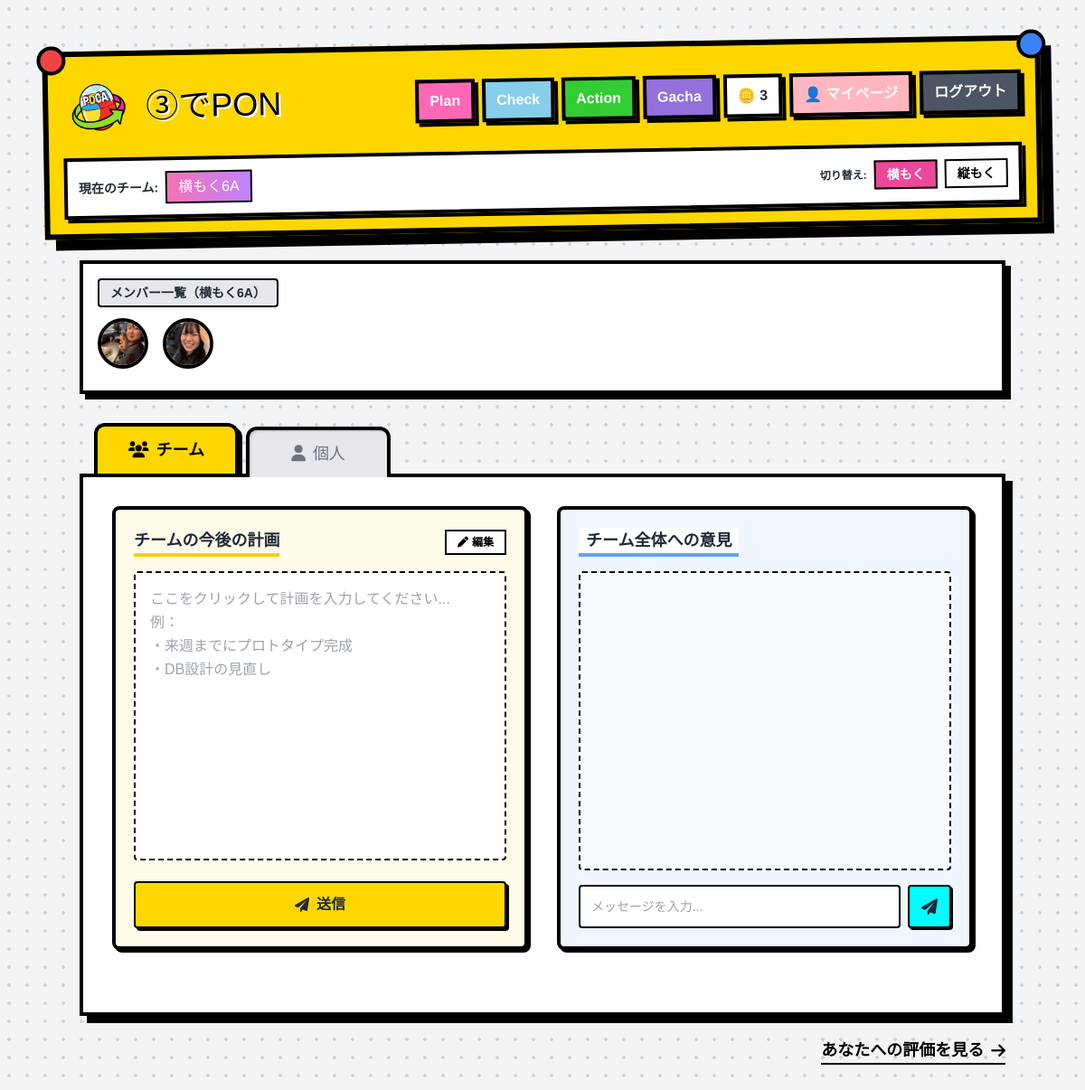
The app's page /check/check.php (signed in) with its own data.
### tables this page shows
CREATE TABLE users (
    id INT PRIMARY KEY AUTO_INCREMENT,
    email VARCHAR(255) NOT NULL UNIQUE,
    password VARCHAR(255) NOT NULL,
    name VARCHAR(100),
    generation ENUM('5', '5.5', '6', '6.5'),
    icon VARCHAR(255),
    yokomoku VARCHAR(50),
    tatemoku VARCHAR(50),
    current_mode ENUM('yokomoku', 'tatemoku') DEFAULT 'yokomoku',
    coins INT DEFAULT 3,
    created_at DATETIME NOT NULL,
    updated_at DATETIME DEFAULT CURRENT_TIMESTAMP ON UPDATE CURRENT_TIMESTAMP
);

### src/check/check.php (the view, shortened to what this page needs)
<?php
require_once __DIR__ . '/../evaluation_functions.php';
?>
<!DOCTYPE html>
<html lang="ja">
<head>
    <script src="https://cdn.tailwindcss.com"></script>
    <link href="https://cdnjs.cloudflare.com/ajax/libs/font-awesome/6.0.0/css/all.min.css" rel="stylesheet">
</head>
<body class="p-4 md:p-8 min-h-screen text-gray-800">
    <?php include '../components/header.php'; ?>
    <div class="max-w-5xl mx-auto relative">
        <?php
        $currentUserId = $_SESSION['user_id'] ?? 0;
        $stmt = $dbh->prepare('SELECT yokomoku, tatemoku, current_mode FROM users WHERE id = ?');
        $stmt->execute([$currentUserId]);
        $currentUser = $stmt->fetch(PDO::FETCH_ASSOC);
        $currentMode = $currentUser['current_mode'] ?? 'yokomoku';
        $teamValue = $currentMode === 'yokomoku' ? $currentUser['yokomoku'] : $currentUser['tatemoku'];
        $stmt = $dbh->prepare('SELECT id, name, icon, generation, yokomoku, tatemoku FROM users WHERE id != ? AND ' . $currentMode . ' = ? ORDER BY name');
        $stmt->execute([$currentUserId, $teamValue]);
        $teamMembers = $stmt->fetchAll(PDO::FETCH_ASSOC);
        ?>
        <div class="bg-white border-4 border-black p-4 mb-8 shadow-hard relative z-10">
            <h2 class="font-bold text-sm mb-3 bg-gray-200 inline-block px-3 py-1 border-2 border-black rounded">メンバー一覧（<?php echo htmlspecialchars($teamValue); ?>）</h2>
            <div class="flex justify-start gap-4 items-center overflow-x-auto pb-2">
                <?php foreach($teamMembers as $member): ?>
                <div onclick="openMemberModal(<?php echo $member['id']; ?>, '<?php echo htmlspecialchars($member['name'], ENT_QUOTES); ?>', '<?php echo htmlspecialchars($member['icon'], ENT_QUOTES); ?>', '<?php echo htmlspecialchars($member['generation'], ENT_QUOTES); ?>', '<?php echo htmlspecialchars($member['yokomoku'], ENT_QUOTES); ?>', '<?php echo htmlspecialchars($member['tatemoku'], ENT_QUOTES); ?>')" class="w-14 h-14 rounded-full border-4 border-black bg-white overflow-hidden shadow-sm flex-shrink-0 cursor-pointer hover:scale-110 transition-transform" title="<?php echo htmlspecialchars($member['name']); ?>">
                    <img src="/assets/img/gacha_img/<?php echo htmlspecialchars($member['icon']); ?>" alt="<?php echo htmlspecialchars($member['name']); ?>" class="w-full h-full object-cover">
                </div>
                <?php endforeach; ?>
            </div>
        </div>
        <div class="flex space-x-2 pl-4 relative z-20 top-1">
            <button onclick="switchTab('team')" id="btn-team" class="w-40 py-3 border-4 border-b-0 border-black rounded-t-xl text-lg transition-all duration-200 tab-active hover:brightness-95" aria-label="チームタブ" aria-selected="true">
                <i class="fa-solid fa-users mr-2"></i>チーム
            </button>
            <button onclick="switchTab('personal')" id="btn-personal" class="w-40 py-3 border-4 border-b-0 border-black rounded-t-xl text-lg transition-all duration-200 tab-inactive bg-gray-200 hover:bg-gray-300" aria-label="個人タブ" aria-selected="false">
                <i class="fa-solid fa-user mr-2"></i>個人
            </button>
        </div>
        <div class="bg-white border-4 border-black p-6 md:p-8 shadow-[8px_8px_0_#000] relative min-h-[600px]">
            <div id="tab-content-team" class="block">
                <div class="grid grid-cols-1 lg:grid-cols-2 gap-8">
                    <div class="space-y-2">
                        <div class="bg-yellow-50 border-4 border-black p-5 rounded-lg shadow-hard-sm relative h-full">
                            <div class="flex justify-between items-center mb-4">
                                <label class="font-bold text-lg border-b-4 border-yellow-400 inline-block">チームの今後の計画</label>
                                <button class="text-xs font-bold text-black border-2 border-black px-3 py-1 bg-white hover:bg-black hover:text-white transition-colors shadow-sm">
                                    <i class="fa-solid fa-pen mr-1"></i>編集
                                </button>
                            </div>
                            <textarea id="team-plan-textarea" class="w-full h-80 bg-white border-2 border-black border-dashed rounded p-4 outline-none text-base resize-none focus:bg-yellow-100 transition-colors leading-relaxed" placeholder="ここをクリックして計画を入力してください...&#13;&#10;例：&#13;&#10;・来週までにプロトタイプ完成&#13;&#10;・DB設計の見直し"></textarea>
                            <button id="team-plan-submit-btn" class="w-full mt-4 py-3 bg-[#FFD700] border-2 border-black rounded font-bold text-base shadow-[3px_3px_0_#000] hover:bg-yellow-300 active:shadow-none active:translate-y-1 transition-all flex items-center justify-center">
                                <i class="fa-solid fa-paper-plane mr-2"></i>送信
                            </button>
                        </div>
                    </div>
                    <div class="bg-blue-50 border-4 border-black p-5 rounded-lg shadow-hard-sm relative flex flex-col h-[500px] lg:h-auto">
                        <label class="font-bold text-lg border-b-4 border-blue-400 inline-block mb-4 self-start bg-white px-2">チーム全体への意見</label>
                        <div id="chat-messages-container" class="flex-1 overflow-y-auto space-y-4 p-4 bg-white/50 border-2 border-black border-dashed rounded mb-4 custom-scrollbar">
                        </div>
                        <div class="flex gap-2">
                            <input type="text" id="chat-message-input" class="flex-1 h-12 bg-white border-2 border-black rounded p-3 outline-none text-sm focus:border-blue-500 transition-colors" placeholder="メッセージを入力...">
                            <button id="chat-send-btn" class="w-12 h-12 bg-[#00FFFF] border-2 border-black rounded flex items-center justify-center shadow-[2px_2px_0_#000] active:shadow-none active:translate-y-1 transition-all hover:bg-cyan-200">
                                <i class="fa-solid fa-paper-plane text-lg"></i>
                            </button>
                        </div>
                    </div>
                </div>
            </div>
        </div>
        <div class="text-right mt-6 mb-12">
            <a href="/check/result.php" class="inline-flex items-center font-bold text-lg text-black hover:text-gray-600 border-b-2 border-black hover:border-gray-600 transition-colors">
                あなたへの評価を見る <i class="fa-solid fa-arrow-right ml-2"></i>
            </a>
        </div>
    </div>
</body>
</html>

### src/components/header.php (shortened to what this page needs)
<?php
$is_logged_in = isset($_SESSION['user_id']);
if ($is_logged_in) {
    require_once __DIR__ . '/../dbconnect.php';
    $stmt = $dbh->prepare('SELECT name, yokomoku, tatemoku, current_mode, coins FROM users WHERE id = ?');
    $stmt->execute([$_SESSION['user_id']]);
    $user_info = $stmt->fetch(PDO::FETCH_ASSOC);
    if ($user_info) {
        $current_team = $user_info['current_mode'] === 'yokomoku' ? $user_info['yokomoku'] : $user_info['tatemoku'];
    }
}
?>
<header class="mb-8 mt-4">
    <div class="max-w-7xl mx-auto px-4">
        <div class="toy-box p-4 bg-[#FFD700] transform -rotate-1 relative">
            <div class="absolute -top-3 -left-3 w-8 h-8 bg-red-500 rounded-full border-4 border-black"></div>
            <div class="absolute -top-3 -right-3 w-8 h-8 bg-blue-500 rounded-full border-4 border-black"></div>
            <div class="flex flex-col gap-4">
                <div class="flex flex-col md:flex-row items-center justify-between gap-4">
                    <a href="/" class="flex items-center gap-3 hover:scale-105 transition">
                        <img src="/assets/img/logo.png" alt="③でPON" class="w-16 h-16 md:w-20 md:h-20 object-contain">
                        <h1 class="font-heavy text-3xl md:text-4xl text-black [text-shadow:2px_2px_0_#fff]">
                            ③でPON
                        </h1>
                    </a>
                    <nav class="flex flex-wrap items-center justify-center gap-2">
                    <?php if ($is_logged_in): ?>
                        <a href="/plan/index.php" class="px-3 py-2 bg-[#FF69B4] text-white font-bold border-4 border-black shadow-[4px_4px_0_#000] hover:translate-y-1 hover:shadow-[2px_2px_0_#000] transition">
                            Plan
                        </a>
                        <a href="/check/check.php" class="px-3 py-2 bg-[#87CEEB] text-white font-bold border-4 border-black shadow-[4px_4px_0_#000] hover:translate-y-1 hover:shadow-[2px_2px_0_#000] transition">
                            Check
                        </a>
                        <a href="/action/index.php" class="px-3 py-2 bg-[#32CD32] text-white font-bold border-4 border-black shadow-[4px_4px_0_#000] hover:translate-y-1 hover:shadow-[2px_2px_0_#000] transition">
                            Action
                        </a>
                        <a href="/gacha/gacha.php" class="px-3 py-2 bg-[#9370DB] text-white font-bold border-4 border-black shadow-[4px_4px_0_#000] hover:translate-y-1 hover:shadow-[2px_2px_0_#000] transition">
                            Gacha
                        </a>
                        <div class="px-3 py-2 bg-white border-4 border-black font-bold shadow-[4px_4px_0_#000]">
                            🪙 <?php echo $_SESSION['coins'] ?? 0; ?>
                        </div>
                        <a href="/mypage/index.php" class="px-3 py-2 bg-[#FFB6C1] text-white font-bold border-4 border-black shadow-[4px_4px_0_#000] hover:translate-y-1 hover:shadow-[2px_2px_0_#000] transition">
                            👤 マイページ
                        </a>
                        <a href="/auth/logout.php" class="px-3 py-2 bg-gray-600 text-white font-bold border-4 border-black shadow-[4px_4px_0_#000] hover:translate-y-1 hover:shadow-[2px_2px_0_#000] transition">
                            ログアウト
                        </a>
                    <?php endif; ?>
                </nav>
                </div>
                <?php if ($is_logged_in && isset($user_info)): ?>
                <div class="flex flex-col sm:flex-row items-center justify-between gap-3 bg-white border-4 border-black p-3 shadow-[4px_4px_0_#000]">
                    <div class="flex items-center gap-2">
                        <span class="font-bold text-sm">現在のチーム:</span>
                        <span class="px-3 py-1 bg-gradient-to-r from-pink-400 to-purple-400 text-white font-heavy border-2 border-black shadow-sm">
                            <?php echo htmlspecialchars($current_team ?? '未設定'); ?>
                        </span>
                    </div>
                    <div class="flex items-center gap-2">
                        <span class="font-bold text-xs">切り替え:</span>
                        <a href="/switch_mode.php?mode=yokomoku" class="px-3 py-1 <?php echo $_SESSION['current_mode'] === 'yokomoku' ? 'bg-pink-500 text-white' : 'bg-white text-black'; ?> font-bold border-2 border-black hover:scale-105 transition text-sm">
                            横もく
                        </a>
                        <a href="/switch_mode.php?mode=tatemoku" class="px-3 py-1 <?php echo $_SESSION['current_mode'] === 'tatemoku' ? 'bg-purple-500 text-white' : 'bg-white text-black'; ?> font-bold border-2 border-black hover:scale-105 transition text-sm">
                            縦もく
                        </a>
                    </div>
                </div>
                <?php endif; ?>
            </div>
        </div>
    </div>
</header>

### src/check/check.php (style rules this page uses)
body { font-family: 'Noto Sans JP', sans-serif; background-color: #f3f4f6; background-image: radial-gradient(#cbd5e1 2px, transparent 2px); background-size: 20px 20px; }
.shadow-hard { box-shadow: 6px 6px 0 #000; }
.shadow-hard-sm { box-shadow: 3px 3px 0 #000; }
.tab-active { background-color: #FFD700; color: black; font-weight: bold; transform: translateY(-4px); box-shadow: 4px 4px 0 #000; z-index: 10; transition: all 0.2s ease-out; }
.tab-inactive { background-color: #e5e7eb; color: #6b7280; box-shadow: inset 2px 2px 0 rgba(0,0,0,0.1); transition: all 0.2s ease-out; }

### src/components/header.php (style rules this page uses)
.font-heavy { font-family: 'Dela Gothic One', sans-serif; }
.toy-box { border: 6px solid #000; box-shadow: 12px 12px 0 #000; }

### records on screen
users: yokomoku "横もく6A"
users: icon (picture)
users: icon (picture)

### other values on screen
$_SESSION['coins'] "3"
